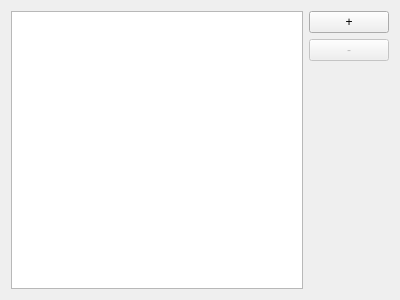
<?xml version="1.0" encoding="UTF-8"?>
<ui version="4.0">
 <class>PropertiesView</class>
 <widget class="QWidget" name="PropertiesView">
  <property name="geometry">
   <rect>
    <x>0</x>
    <y>0</y>
    <width>400</width>
    <height>300</height>
   </rect>
  </property>
  <property name="windowTitle">
   <string>Form</string>
  </property>
  <layout class="QGridLayout" name="gridLayout">
   <item row="0" column="1">
    <widget class="QPushButton" name="btnAdd">
     <property name="toolTip">
      <string>Create new property</string>
     </property>
     <property name="text">
      <string>+</string>
     </property>
    </widget>
   </item>
   <item row="0" column="0" rowspan="3">
    <widget class="QTableView" name="tableView">
     <property name="alternatingRowColors">
      <bool>true</bool>
     </property>
     <property name="selectionMode">
      <enum>QAbstractItemView::SingleSelection</enum>
     </property>
     <property name="selectionBehavior">
      <enum>QAbstractItemView::SelectRows</enum>
     </property>
     <property name="verticalScrollMode">
      <enum>QAbstractItemView::ScrollPerPixel</enum>
     </property>
     <property name="cornerButtonEnabled">
      <bool>false</bool>
     </property>
     <attribute name="horizontalHeaderVisible">
      <bool>false</bool>
     </attribute>
     <attribute name="horizontalHeaderStretchLastSection">
      <bool>true</bool>
     </attribute>
     <attribute name="verticalHeaderVisible">
      <bool>false</bool>
     </attribute>
    </widget>
   </item>
   <item row="1" column="1">
    <widget class="QPushButton" name="btnDel">
     <property name="enabled">
      <bool>false</bool>
     </property>
     <property name="toolTip">
      <string>Delete selected property</string>
     </property>
     <property name="text">
      <string>-</string>
     </property>
    </widget>
   </item>
   <item row="2" column="1">
    <spacer name="verticalSpacer">
     <property name="orientation">
      <enum>Qt::Vertical</enum>
     </property>
     <property name="sizeHint" stdset="0">
      <size>
       <width>29</width>
       <height>215</height>
      </size>
     </property>
    </spacer>
   </item>
  </layout>
 </widget>
 <resources/>
 <connections/>
</ui>
